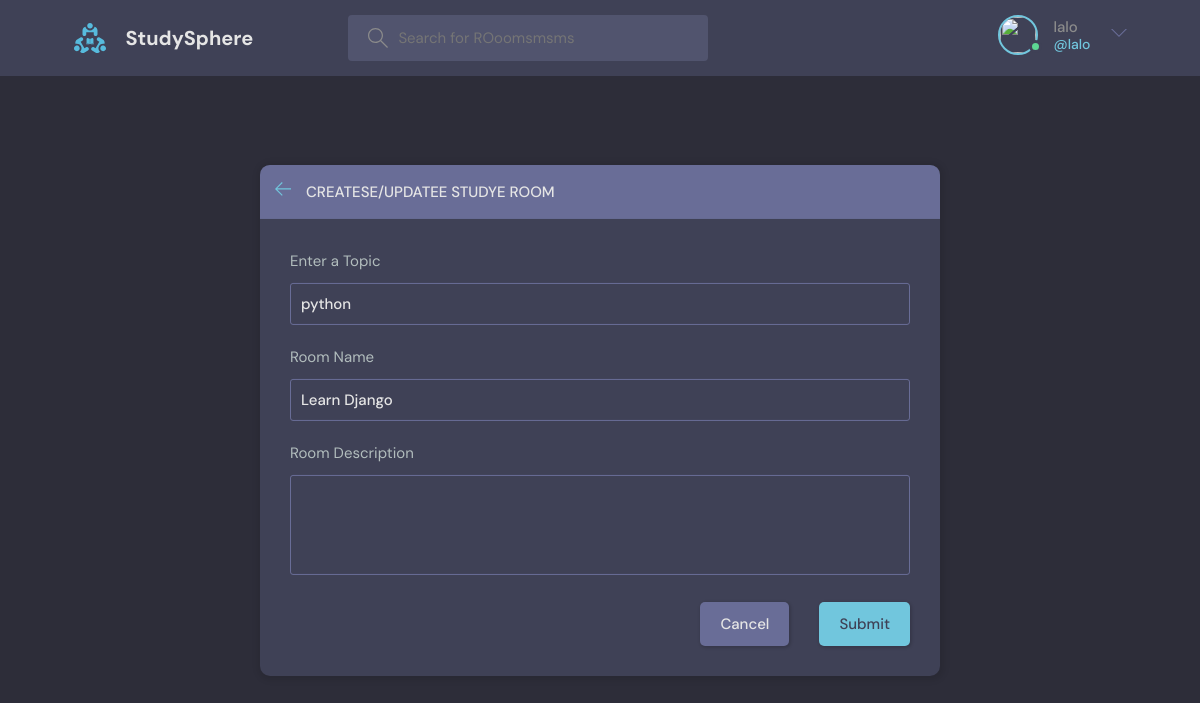
Page /update-room/2 (signed in) on the committed database.
### base/models.py (models this page shows, shortened)
class User(AbstractUser):
    username = models.CharField(max_length=100, unique=True)
    email = models.EmailField(max_length=200, unique=True)
    headline = models.CharField(max_length=200, null = True, blank = True)
    date_joined = models.DateTimeField(auto_now_add=True,null = True)
    last_login = models.DateTimeField(auto_now=True,null = True)
    Pfp = models.ImageField(default= 'images/avatar.svg',null=True)  # using pip install Pillow to install the pillow library to use the ImageField
    USERNAME_FIELD = 'email' # specifying the email as the username field helps us to login using the email instead of the username, which django use username by default for the authentication of the users(login and signup)
    REQUIRED_FIELDS = []

class Room(models.Model):
    name = models.CharField(max_length=50)
    description = models.TextField(null = True, blank = True)   #  setting to null means that it will be blank in the database if not filled out at runtime otherwise the data basebase will consider it as missing data   # blank means that it is not required to be filled out at runtime
    participants = models.ManyToManyField(User, related_name = 'participants', blank = True)  # this is the many to many field that we will be using to connect the room with the user, related_name is used to access the participants of the room from the user model, blank means that it is not required to be filled out at runtime
    host = models.ForeignKey(User, on_delete =  models.SET_NULL, null = True)   # when the host is deleted then all its rooms are delete as well
    topic = models.ForeignKey(Topic, on_delete =  models.SET_NULL, null = True)   # when the topic is deleted then all the rooms of that topic will be deleted as well
    updated = models.DateTimeField(auto_now=True)  # auto_now will update the time whenever the room is updated
    created = models.DateTimeField(auto_now_add=True)  # auto_now_add will update the time only when the room is created for the first time
    class Meta:
        ordering = ['-updated','-created']   # here we are ordering the rooms according to the most recent updated and created room in the list..     The ( - ) sign means to update according to most recent....

class Topic(models.Model):
    name = models.TextField(max_length=100)

### base/views.py (the view, shortened to what this page needs)
# urls.py: path('update-room/<str:pk>',views.UpdateRoom, name = "update-room") , # url of the update room page
@login_required(login_url="UserLogin")
def UpdateRoom(request,pk):  # here we get the pk also to update the specific room
    room = Room.objects.get(id = pk)  # getting the room with the specific id
    form = RoomForm(instance= room)  # here we get the instance of the room that we want to update. THis will also show  the data of the room that we want to update in the form fields... so it would be easy for update keeping in view the previous data
    topics = Topic.objects.all()  # getting all the topics from the database
    if request.user != room.host:
        return HttpResponse("You are not allowed to Edit this page")
    context = {'form':form,'topics': topics,'room':room}
    return render(request,'base/room_form.html',context)

### base/Forms.py
class RoomForm (ModelForm):
    class Meta:
        model = Room
        fields = '__all__'  # this will create a form with all the fields of the Room model,,,we can also take specific fields from the model and create a form with those fields only
        exclude =[ 'host', 'participants']

### base/templates/base/room_form.html (shortened to what this page needs)
{% extends 'main.html' %}
{% block content %}
<main class="create-room layout">
  <div class="container">
    <div class="layout__box">
      <div class="layout__boxHeader">
        <div class="layout__boxTitle">
          <a href="{{request.META.HTTP_REFERER}}">
            <svg version="1.1" xmlns="http://www.w3.org/2000/svg" width="32" height="32" viewBox="0 0 32 32">
              <title>arrow-left</title>
              <path
                d="M13.723 2.286l-13.723 13.714 13.719 13.714 1.616-1.611-10.96-10.96h27.625v-2.286h-27.625l10.965-10.965-1.616-1.607z">
              </path>
            </svg>
          </a>
          <h3>Createse/Updatee Studye Room</h3>
        </div>
      </div>
      <div class="layout__body">
        <form class="form" action="" method="POST">
          <div class="form__group">
            <label for="room_topic">Enter a Topic</label>
            <input required type="text" value="{{room.topic.name}}" name="topic" list="topic-list" />
          </div>
          <div class="form__group">
            <label for="room_name">Room Name</label>
            {{form.name}}
          </div>
          <div class="form__group">
            <label for="room_description">Room Description</label>
            {{form.description}}
          </div>
          <div class="form__action">
            <a class="btn btn--dark" href="{{request.META.HTTP_REFERER}}">Cancel</a>
            <button class="btn btn--main" type="submit">Submit</button>
          </div>
        </form>
      </div>
    </div>
  </div>
</main>
{% endblock content %}

### Templates/navBar.html (shortened to what this page needs)
{% load static %}
<header class="header header--loggedIn">
    <div class="container">
        <a href="{% url 'home' %}" class="header__logo">
            <img src="{% static 'images/logo.svg' %}" />
            <h1>StudySphere</h1>
        </a>
        <form class="header__search" method="GET" action="{% url 'home' %}">
            <label>
                <input name="q" placeholder="Search for ROoomsmsms" />
            </label>
        </form>
        <nav class="header__menu">
            {% if request.user.is_authenticated %}
            <div class="header__user">
                <a href="{% url 'UserProfile' request.user.id%}">
                    <div class="avatar avatar--medium active">
                        <img src="{{request.user.avatar.url}}" />
                    </div>
                    <p>{{request.user.username}} <span>@{{request.user.username}}</span></p>
                </a>
                <button class="dropdown-button">
                    <svg version="1.1" xmlns="http://www.w3.org/2000/svg" width="32" height="32" viewBox="0 0 32 32">
                        <title>chevron-down</title>
                        <path d="M16 21l-13-13h-3l16 16 16-16h-3l-13 13z"></path>
                    </svg>
                </button>
            </div>
            {% else %}
            <a href="{% url 'UserLogin' %}">
                <img src="{% static 'images/avatar.svg' %}" />
                <p>Login</p>
            </a>
            {% endif %}
        </nav>
    </div>
</header>

### rows in the picture
User: user.username "lalo"
Room: topic "python", name "Learn Django"
